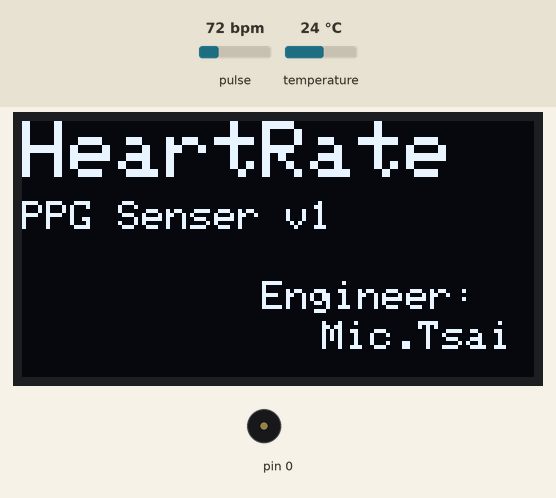
The sketch below on a simulated Arduino Uno, built with avr-gcc and run on an emulated ATmega328P. On the bench: 128×64 one-colour display, buzzer (waves = sounding). The inputs (shaded band) are chosen by the test bench; at power-on: pulse 72 bpm, temperature 24 °C. What the sketch prints to the serial monitor is not drawn.

Above: at 1.1 s.
At 3.37 s:
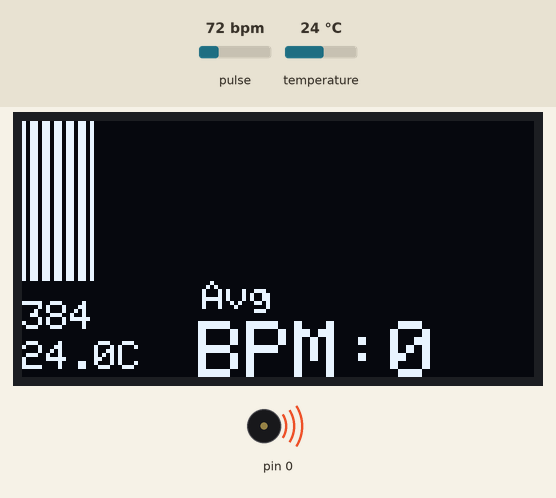
3.4 s: pulse set to 42 bpm
5.2 s: temperature set to 12 °C
At 5.36 s:
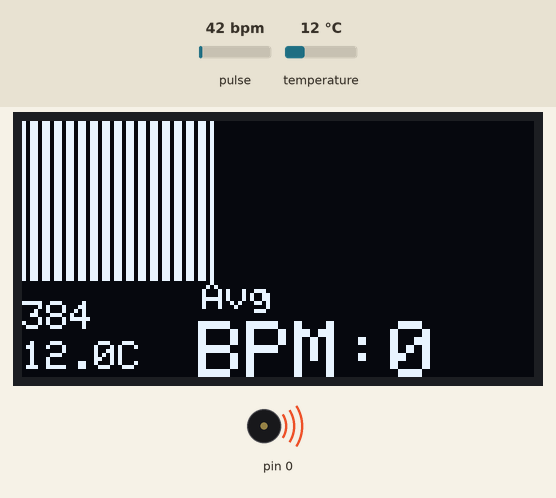
6.8 s: pulse set to 70 bpm
At 8.76 s:
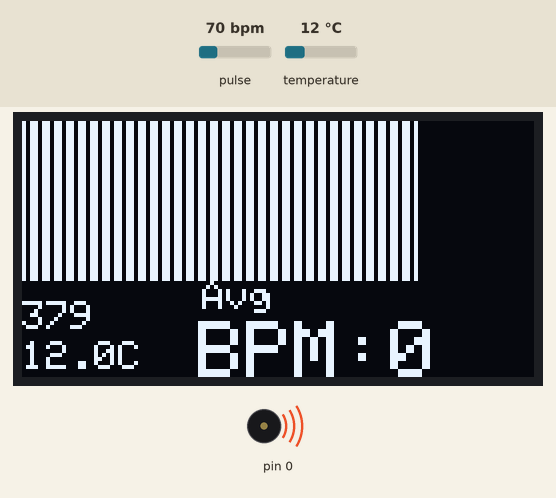
9.8 s: temperature set to 41 °C
At 9.96 s:
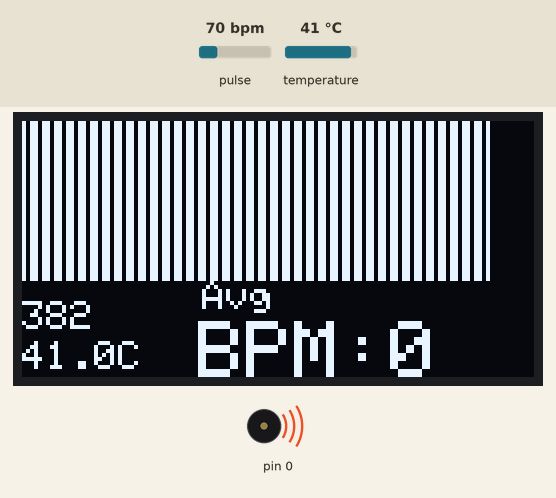
Timing chart, 0 to 12.4 s (numbered marks = the images above; inputs shaded):
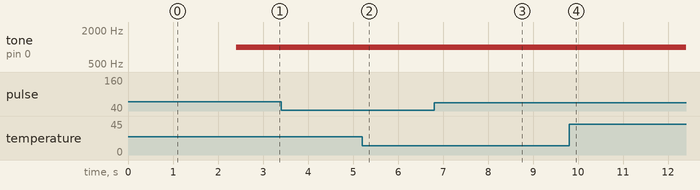

The sketch:

Sensor_PPG_MAX30102.ino
```cpp
// ###################################################################################
// # Project: Heart Beat Plotting
// # Engineer:  Mic.Tsai
// # Date:  28 April 2020
// # Objective: Dev.board
// # Usage: ESP8266
// ###################################################################################

#include <Wire.h>
#include "MAX30105.h"

MAX30105 particleSensor;

// # LCD install
#include <Adafruit_SSD1306.h>
#define OLED_Address 0x3C // 0x3C device address of I2C OLED. Few other OLED has 0x3D
Adafruit_SSD1306 oled(128, 64); // create our screen object setting resolution to 128x64

// # Plot 變數宣告區
int a=0;
int lasta=0;
int lastb=0;
int LastTime=0;
int ThisTime;
bool BPMTiming=false;
bool BeatComplete=false;
int BPM=0;

// # 上限下限
#define UpperThreshold 520
#define LowerThreshold 450

// # Bias
int LevelSea = 0;

// # 平均心跳
const byte RATE_SIZE = 36; //Increase this for more averaging. 18 is good.
byte rates[RATE_SIZE]; //Array of heart rates
byte rateSpot = 0;
long lastBeat = 0; //Time at which the last beat occurred

float beatsPerMinute;
int beatAvg;

int CHECK = 0;
byte TestledBrightness = 50; //Options: 0=Off to 255=50mA //0x1F

void setup()
{
  Serial.begin(9600);

  //Display show...
  // initialize with the I2C addr 0x3C
  Serial.print("Initializing...Display");
  if(!oled.begin(SSD1306_SWITCHCAPVCC, 0x3C)) { // Address 0x3D for 128x64
  Serial.println(F("SSD1306 allocation failed"));
  for(;;);
  }

  // Clear the buffer.
  oled.clearDisplay();
  oled.setTextSize(2);

    // Display "8WA - Current Senser"
    oled.setTextSize(2); oled.setTextColor(WHITE); oled.setCursor(0,0); oled.println("HeartRate");
    oled.setTextSize(1); oled.setCursor(0,20); oled.println("PPG Senser v1");
    oled.display();
    delay(1000);

    // Display "By Mic.Tsai - BU8"
    //display.clearDisplay();
    oled.setTextSize(1); oled.setTextColor(WHITE);
    oled.setCursor(60,40); oled.println("Engineer:");
    oled.setCursor(75,50); oled.println("Mic.Tsai");
    oled.display();
    delay(1000);
    oled.clearDisplay();   // Clear the buffer.
    oled.display();

  Serial.println("OK!");

  // Initialize sensor
  Serial.println("Initializing...MAX30102");
  particleSensor.begin(Wire, I2C_SPEED_FAST);

  //Setup to sense a nice looking saw tooth on the plotter
  byte ledBrightness = 255; //Options: 0=Off to 255=50mA //0x1F
  byte sampleAverage = 32; //Options: 1, 2, 4, 8, 16, 32
  byte ledMode = 2; //Options: 1 = Red only, 2 = Red + IR, 3 = Red + IR + Green
  int sampleRate = 3200; //Options: 50, 100, 200, 400, 800, 1000, 1600, 3200
  int pulseWidth = 411; //Options: 69, 118, 215, 411
  int adcRange = 16384; //Options: 2048, 4096, 8192, 16384

  particleSensor.setup(ledBrightness, sampleAverage, ledMode, sampleRate, pulseWidth, adcRange); //Configure sensor with these settings
  particleSensor.enableDIETEMPRDY(); //Enable the temp ready interrupt. This is required.
}

void loop()
{
    int value = 0;
    int valueOrignal=particleSensor.getRed();
    float temperature = particleSensor.readTemperature();

    LevelSea = (LevelSea + valueOrignal) / (2) ;
    value = valueOrignal-LevelSea + 500 ;
//    Serial.println(value); //Send raw data to plotter
    Serial.println(valueOrignal); //Send raw data to plotter

    if(a>127)
    {
      oled.clearDisplay();
      a=0;
      lasta=a;
    }

    ThisTime=millis();
    oled.setTextColor(WHITE);

    int b=80-(value/8);

    oled.writeLine(lasta,lastb,a,b,WHITE);
    lastb=b;
    lasta=a;

    if(value<LowerThreshold)
    {
      if(BeatComplete)
      {
      BPM=ThisTime-LastTime;
      BPM=int(60/(float(BPM)/1000));
      BPMTiming=false;
      BeatComplete=false;
      tone(0,1000,250);
      }
      if(BPMTiming==false)
      {
        LastTime=millis();
        BPMTiming=true;
      }
    }
    if((value>UpperThreshold)&(BPMTiming))
      BeatComplete=true;

    beatsPerMinute = BPM;

    if (beatsPerMinute < 130 && beatsPerMinute >= 40)
    {
      rates[rateSpot++] = (byte)beatsPerMinute; //Store this reading in the array
      rateSpot %= RATE_SIZE; //Wrap variable

      //Take average of readings
      beatAvg = 0;
      for (byte x = 0 ; x < RATE_SIZE ; x++)
        beatAvg += rates[x];
        beatAvg /= RATE_SIZE;
    }

    oled.writeFillRect(0,40,128,26,BLACK);
    oled.setTextSize(1);
    oled.setCursor(0,45); oled.print(BPM);
    oled.setTextSize(1); oled.setCursor(45,40);oled.print("Avg");
    oled.setTextSize(2); oled.setCursor(32,50);
    oled.print(" BPM:"); oled.print(beatAvg);
    a++;
    oled.setTextSize(1);oled.setCursor(0,55);oled.print(temperature,1);oled.print("C");
    oled.display();
}
```

Measured:
- what the display in image 0 shows lasts 1.0 s, from 1.1 s to 2.1 s
